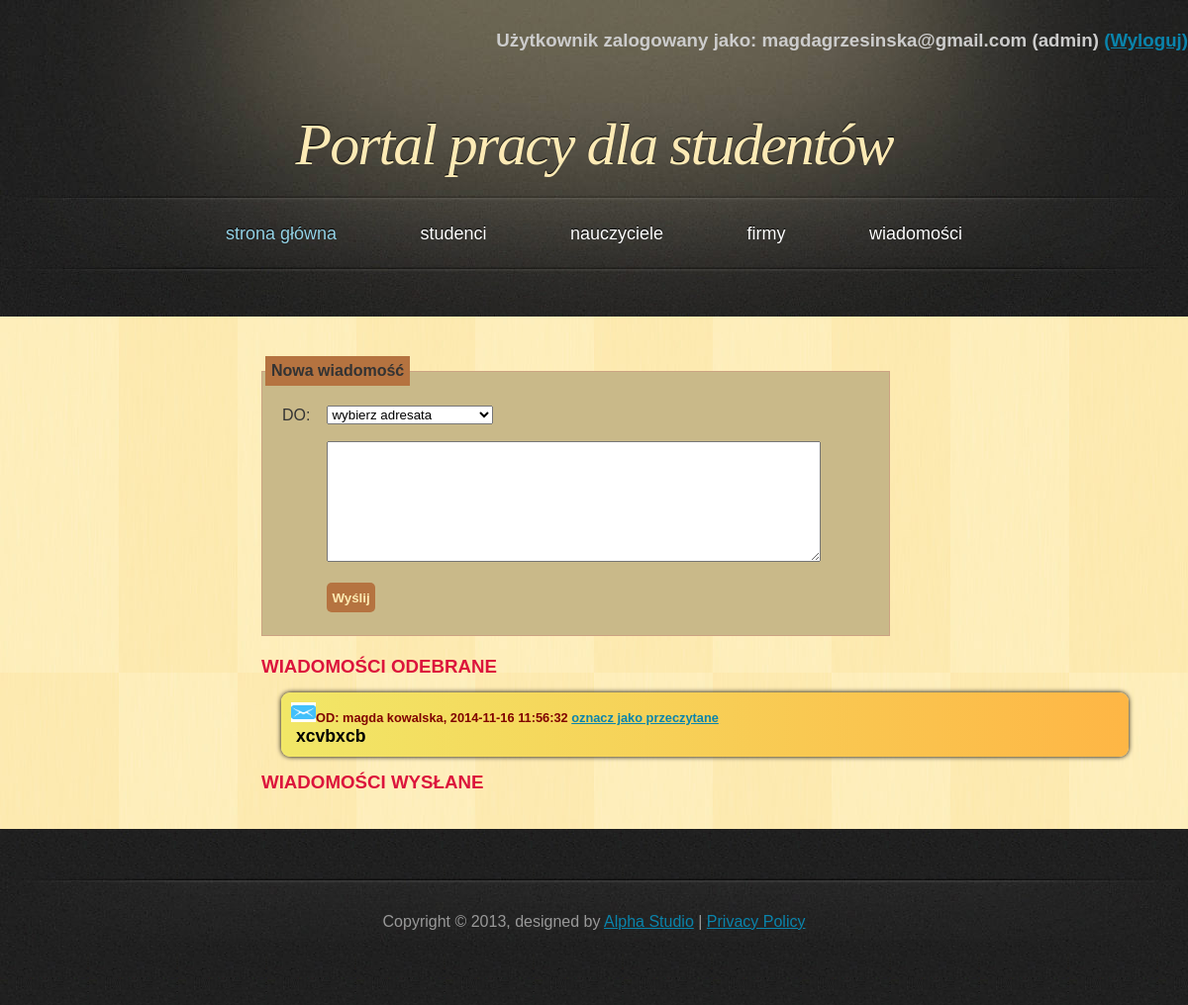
The page /PortalPracy/php/messages.php (signed in) on the database its author committed.
### tables this page shows
CREATE TABLE IF NOT EXISTS `message` (
  `message_id` int(11) NOT NULL AUTO_INCREMENT,
  `student_from` int(11) DEFAULT NULL,
  `teacher_from` int(11) DEFAULT NULL,
  `company_from` int(11) DEFAULT NULL,
  `student_to` int(11) DEFAULT NULL,
  `teacher_to` int(11) DEFAULT NULL,
  `company_to` int(11) DEFAULT NULL,
  `content` text,
  `date` datetime NOT NULL,
  `read` tinyint(4) NOT NULL,
  PRIMARY KEY (`message_id`),
  KEY `student_from` (`student_from`),
  KEY `company_from` (`company_from`),
  KEY `student_to` (`student_to`),
  KEY `teacher_to` (`teacher_to`),
  KEY `company_to` (`company_to`),
  KEY `teacher_from` (`teacher_from`)
);

### PortalPracy/php/classDatabase.php (called while the page is built, shortened)
<?php
class Database {
    private $db;
    function __construct() {
        $this->server = 'localhost';
        $this->user = 'root';
        $this->password = '';
        $this->basename = 'data_base';
        $this->db = new mysqli($this->server, $this->user, $this->password, $this->basename);
        if ($this->db->connect_error) {
            die('Blad polaczenia z baza danych (' . $this->db->connect_errno . ') ' . $this->db->connect_error);
        } else {
            $this->db->query("SET NAMES 'utf8'");
        }
    }
    function get_student_data($id) {
        if ($result = $this->db->query("SELECT * FROM `student` WHERE `student_id`='$id'")) {
            if ($result->num_rows == 0) {
                return false;
            } else {
                $obj = $result->fetch_object();
                $array = array();
                $array['name'] = $obj->name;
                $array['last_name'] = $obj->last_name;
                $array['address'] = $obj->address;
                $array['telephone'] = $obj->telephone;
                $array['education'] = $obj->education;
                $array['languages'] = $obj->languages;
                $array['experience'] = $obj->experience;
                $array['skills'] = $obj->skills;
                $array['interest'] = $obj->interest;
                $array['employment_form'] = $obj->employment_form;
                $array['change_of_residence'] = $obj->change_of_residence;
                $array['salary'] = $obj->salary;
                $array['status'] = $obj->status;
                $array['photoname'] = $obj->photoname;
                return $array;
            }
        }
    }
    function get_student_list($start, $onpage) {
        if ($result = $this->db->query("SELECT * FROM `student` ORDER BY `last_name` LIMIT $start, $onpage ")) {
            return $result;
        }
    }
    function get_message_to_company($company_id) {
        if ($result = $this->db->query("SELECT * FROM `message`  WHERE `company_to` =$company_id ORDER BY `date` DESC")) {
            return $result;
        }
    }
}

### PortalPracy/php/messages.php (the view, shortened to what this page needs)
<!DOCTYPE html>
<html>
    <head>
        <link href="../css/style.css" rel="stylesheet" type="text/css" />
    </head>
    <body>
        <div id="header">
            <?php
            include_once 'classPage.php';
            ?>
            <h1><a href="index.php">Portal pracy dla studentów</a></h1>
        </div>
        <div id="main">
            <div id="content">
                <?php
                if (isset($_SESSION['name'])) {
                    include_once 'classDatabase.php';
                    $db = new Database();
                    $students = $db->get_student_list(0, $db->get_student_number());
                    echo "<div id='send_message'>";
                    echo "<form id='send_message' action='send_message.php' method='POST'>
                    <fieldset id='new_message'>
                    <legend>Nowa wiadomość</legend>
                    <table><tbody>
                    <tr>
                    <td> DO:
                    </td>
                    ";
                    echo "<td><select name='recipient' >";
                    echo "<option selected disabled value=''>wybierz adresata</option>";
                    echo "</select></td></tr>";
                    echo "<tr>";
                    echo "<td></td>";
                    echo "<td><textarea rows='8' cols='60' name='content'></textarea>";
                    echo "</td>";
                    echo "</tr>";
                    echo "<tr>";
                    echo "<td></td>";
                    echo "<td><input type='submit' value='Wyślij'/>";
                    echo "</td>";
                    echo "</tr>";
                    echo '
                    </tbody></table>
                    <span class="error"></span>
                    </fieldset>
                    </form>';
                    echo "</div>";
                    echo "<h3 class='conspicuous'>Wiadomości odebrane</h3>";
                    echo "<div id='received'>";
                    if ($_SESSION['usertype'] == 'student') {
                        $result = $db->get_message_to_student($_SESSION['id']);
                    } else if ($_SESSION['usertype'] == 'nauczyciel') {
                        $result = $db->get_message_to_teacher($_SESSION['id']);
                    } else {
                        $result = $db->get_message_to_company($_SESSION['id']);
                    }
                    include_once 'classMessage.php';
                    while ($obj = $result->fetch_object()) {
                        $m = Message::make_new_to_display_received($obj->message_id, $obj->student_from, $obj->teacher_from, $obj->company_from, $obj->content, $obj->date, $obj->read);
                        echo $m->display_received();
                    }
                    echo "</div>";
                    echo "<h3 class='conspicuous'>Wiadomości wysłane</h3>";
                }
                ?>
            </div>
            <div id="sidebar">
            </div>
            <div class="clearing">&nbsp;</div>
        </div>
    </body>
</html>

### PortalPracy/php/classMessage.php (shortened to what this page needs)
<?php
include_once 'classDatabase.php';
class Message {
    private $mysqli;
    private $student_from;
    private $teacher_from;
    private $company_from;
    private $content;
    private $datetime;
    private $read;
    private $id;
    function __construct() {
        $this->mysqli = new Database();
    }
    public static function make_new_to_display_received($id, $student_from, $teacher_from, $company_from, $content, $datetime, $read) {
        $obj = new Message();
        $obj->set_student_from($student_from);
        $obj->set_teacher_from($teacher_from);
        $obj->set_company_from($company_from);
        $obj->set_content($content);
        $obj->set_datetime($datetime);
        $obj->set_read($read);
        $obj->set_id($id);
        return $obj;
    }
    function display_received() {
        if (!is_null($this->student_from)) {
            $s = $this->mysqli->get_student_data($this->student_from);
            $name = $s['name'];
            $last_name = $s['last_name'];
        } else if (!is_null($this->teacher_from)) {
            $t = $this->mysqli->get_teacher_data($this->teacher_from);
            $name = $t['name'];
            $last_name = $t['last_name'];
        } else if (!is_null($this->company_from)) {
            $c = $this->mysqli->get_company_data($this->company_from);
            $name = $c['name'];
            $last_name = '';
        }
        $string = "<div class='message'>";
        if ($this->read == 0) {
            $string.= "<div id='message$this->id' class='unread'>";
        } else {
            $string.= "<div>";
        }
        $string.="<span class='message_header'>";
        if ($this->read == 0) {
            $string.="<img id='icon$this->id' src='../images/message_icon.png' class='icon'/>";
        }
        $string.= "OD: " . $name . " " . $last_name . ", " . $this->datetime;
        if ($this->read == 0) {
            $string.="          <a id='read$this->id' onclick='mark_as_read(" . $this->id . ")'>oznacz jako przeczytane</a>";
        }
        $string.="</span><br/> ";
        $string.="<span class='message_content '>" . $this->content . "</span>";
        $string.="</div></div>";
        return $string;
    }
    public function set_student_from($student_from) {
        $this->student_from = $student_from;
    }
    public function set_teacher_from($teacher_from) {
        $this->teacher_from = $teacher_from;
    }
    public function set_company_from($company_from) {
        $this->company_from = $company_from;
    }
    public function set_content($content) {
        $this->content = $content;
    }
    public function set_datetime($datetime) {
        $this->datetime = $datetime;
    }
    public function set_read($read) {
        $this->read = $read;
    }
    public function set_id($id) {
        $this->id = $id;
    }
}

### PortalPracy/css/style.css (style rules this page uses)
* { margin: 0; padding: 0; }
body { font: 16px "Trebuchet MS", Arial, Helvetica, sans-serif; color: #333333; background: #202020 url('../images/bg.jpg'); }
h1, h2 { font-family: Georgia, Times, serif; font-weight: normal; font-style: italic; }
h1 { font-size: 3em; letter-spacing: -2px; }
a { text-decoration: underline; color: #0A84AC; }
img { border: 1px solid #555555; }
#header, #menu, #footer { margin: 0 auto; width: 1200px; }
#header { height: 197px; background: #202020 url('../images/header.jpg'); }
#header h1 { font-size: 60px; text-align: center; text-shadow: 0px -1px 1px #000000; color: #FDEAB5; padding-top: 60px; }
#header h1 a { text-decoration: none; color: #FDEAB5; }
#main { width: 1120px; margin: 0 auto 50px auto; padding: 40px 40px 0 40px; background: #FEEBB2 url('../images/main.jpg'); }
#content { float: right; width: 80%; padding: 0 0 20px 0; }
#sidebar { float: left; width: 20%; padding: 0 0 20px 0; }
.clearing { clear: both; height: 1px; overflow: hidden; }
form { margin: 0; }
td { padding-left: 15px; padding-top: 15px; }
td input { height: 30px; }
.error { float: none; color: #FF0000; padding-left: 5px; vertical-align: top; }
.conspicuous { color: crimson; text-transform: uppercase; font-weight: bold; }
.icon { height: 20px; width: 25px; border: 0; }
#new_message { border: 1px solid #CCA383; width: 70%; background: #C9B989; padding: 3px; margin-bottom :20px; }
#new_message legend { background: #B57340; padding: 6px; font-weight: bold; }
#new_message textarea { width: 100%; }
#new_message input { background: #B57340; color: #FEEBB2; padding: 5px; border:0 none; -webkit-border-radius: 5px; border-radius: 5px; font-weight: bold; }
.message { margin: 5px; padding: 10px; border-radius: 9px; box-shadow: 0px 0px 5px #000000; background: rgba(241,231,103,1); background: -moz-linear-gradient(left, rgba(241,231,103,1) 0%, rgba(254,182,69,1) 100%); background: -webkit-gradient(left top, right top, color-stop(0%, rgba(241,231,103,1)), color-stop(100%, rgba(254,182,69,1))); background: -webkit-linear-gradient(left, rgba(241,231,103,1) 0%, rgba(254,182,69,1) 100%); background: -o-linear-gradient(left, rgba(241,231,103,1) 0%, rgba(254,182,69,1) 100%); background: -ms-linear-gradient(left, rgba(241,231,103,1) 0%, rgba(254,182,69,1) 100%); background: linear-gradient(to right, rgba(241,231,103,1) 0%, rgba(254,182,69,1) 100%); filter: progid:DXImageTransform.Microsoft.gradient( startColorstr='#f1e767', endColorstr='#feb645', GradientType=1 ); }
.message_header { font-size:80%; color:#7f0000; }
.message_content { padding: 5px; font-size: 110%; color: black; }
#received, #sent { margin: 15px; }
.unread { font-weight: bold; }

### rows shown on the page
message: read 0 (drawn), display_received "OD: magda kowalska, 2014-11-16 11:56:32", content "xcvbxcb"

### other values the page prints
$_SESSION['name'] "magdagrzesinska@gmail.com"
$_SESSION['usertype'] "admin"
